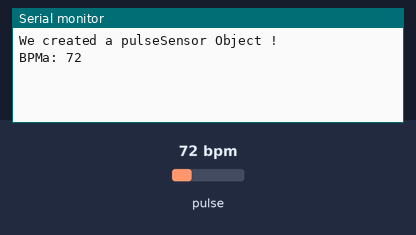
Bench run of a sketch on a simulated Arduino Uno, built with avr-gcc and run on an emulated ATmega328P. Shown: the last lines printed to the serial monitor. The inputs (shaded band) are chosen by the test bench; at power-on: pulse 72 bpm.

Above: at 1.2 s.
1.3 s: pulse set to 42 bpm
At 2.7 s:
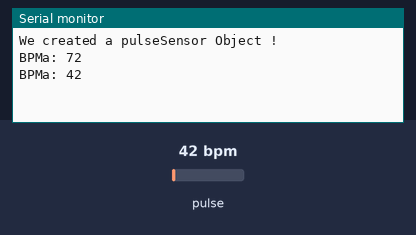
2.8 s: pulse set to 70 bpm
At 3.8 s:
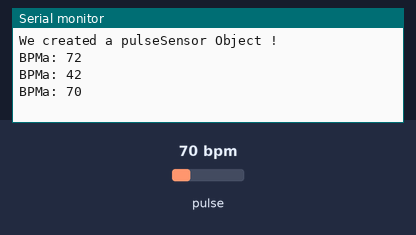
Timing chart, 0 to 5.8 s (numbered marks = the images above; inputs shaded):
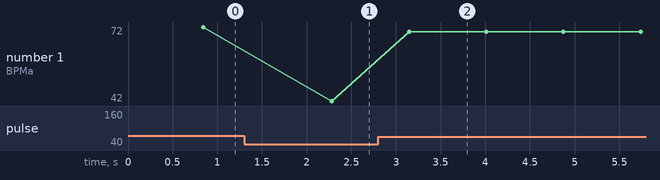

Measured:
- after the input at 1.3 s, the serial monitor: prints a new line after 0.98 s (image 1)
- after the input at 2.8 s, the serial monitor: prints a new line after 0.35 s (image 2)
- plotted number 1: 72 → 42 after the input at 1.3 s, 42 → 70 after the input at 2.8 s

The sketch:

Getting_BPM_to_Monitor.ino
```cpp
#define USE_ARDUINO_INTERRUPTS true    // Set-up low-level interrupts for most acurate BPM math.
#include <PulseSensorPlayground.h>     // Includes the PulseSensorPlayground Library.
//  Variables

const int PULSE_SENSOR_COUNT = 2;
const int PulseWire1 = A0;       // PulseSensor PURPLE WIRE connected to ANALOG PIN 0
const int PulseWire2 = A1;
const int LED13 = 13;
const int LED12 = 12;
int Threshold = 550;


PulseSensorPlayground pulse(2);  // Creates an instance of the PulseSensorPlayground object called "pulseSensor"

void setup() {

  Serial.begin(9600);          // For Serial Monitor

  // Configure the PulseSensor object, by assigning our variables to it.
  pulse.analogInput(PulseWire1,0);
  pulse.analogInput(PulseWire2,1);

  pulse.fadeOnPulse(LED12,0);
  pulse.fadeOnPulse(LED13,1);       //auto-magically blink Arduino's LED with heartbeat.

  pulse.setThreshold(Threshold);


   if (pulse.begin()) {
    Serial.println("We created a pulseSensor Object !");
  }
}


void loop() {

 int myBPM = pulse.getBeatsPerMinute(0);  // Calls function on our pulseSensor object that returns BPM as an "int".
 int myBPM2 = pulse.getBeatsPerMinute(1);


if (pulse.sawStartOfBeat(0)) {

 Serial.print("BPMa: ");
 Serial.println(myBPM);
}

if(pulse.sawStartOfBeat(1)){
  Serial.print("BPMb: ");
  Serial.println(myBPM2);
  }


  delay(20);                    // considered best practice in a simple sketch.

}
```
